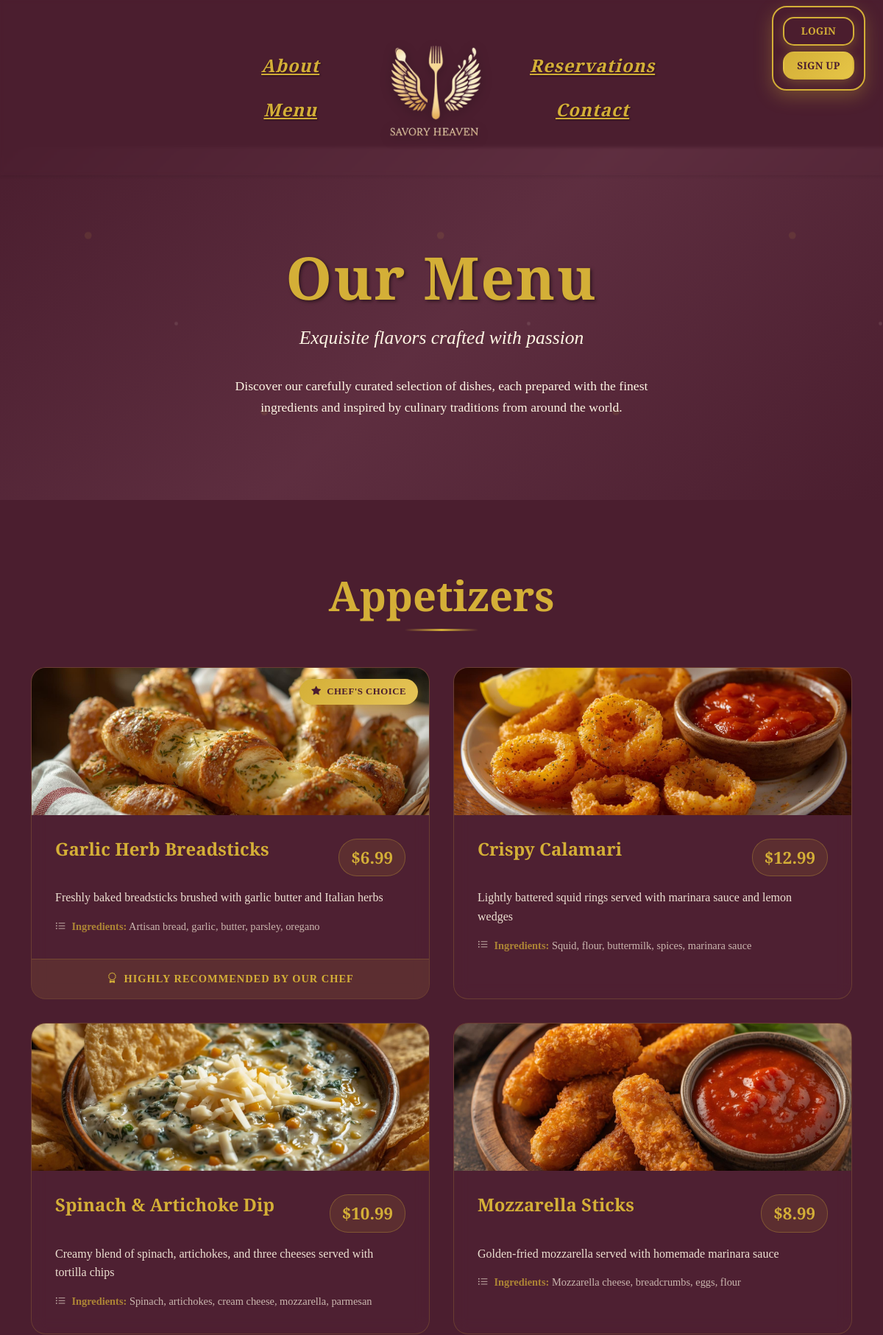
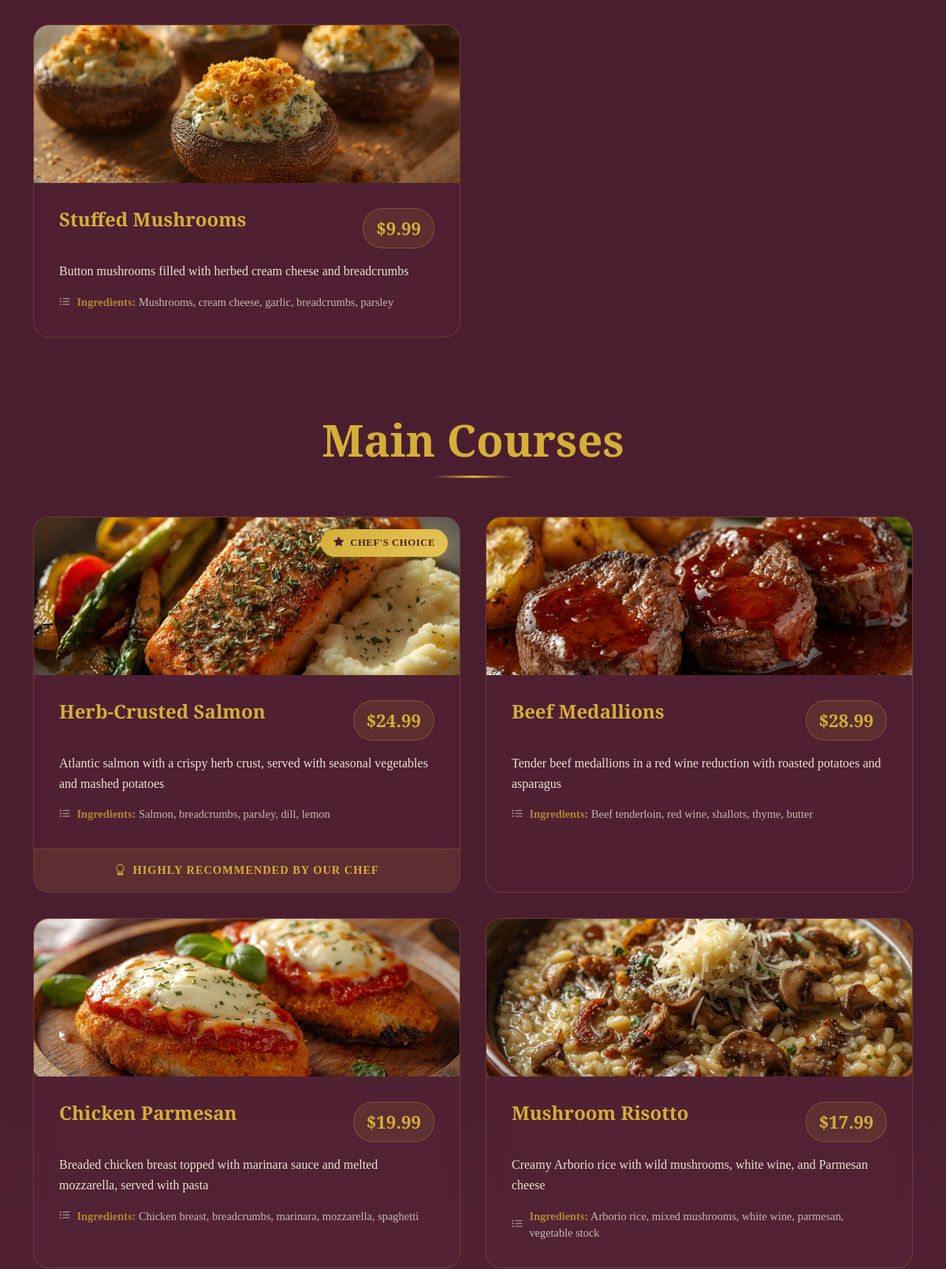
The app's page /menu/ (upper part) with its own data (2 pictures, top to bottom).
### reservations/models.py (models this page shows, shortened)
class MenuCategory(models.Model):
    name = models.CharField(max_length=100)
    description = models.TextField(blank=True)
    order = models.PositiveIntegerField(default=0)
    class Meta:
        verbose_name_plural = "Menu Categories"
        ordering = ['order', 'name']

class MenuItem(models.Model):
    name = models.CharField(max_length=200)
    description = models.TextField(blank=True)
    price = models.DecimalField(
        max_digits=6,
        decimal_places=2,
        validators=[MinValueValidator(Decimal('0.01'))]
    )
    category = models.ForeignKey(
        MenuCategory,
        related_name='menu_items',
        on_delete=models.CASCADE
    )
    is_available = models.BooleanField(default=True)
    is_featured = models.BooleanField(default=False)
    order = models.PositiveIntegerField(default=0)
    image = models.ImageField(
        upload_to='menu_images/',
        blank=True,
        null=True
    )
    ingredients = models.TextField(blank=True)
    calories = models.PositiveIntegerField(blank=True, null=True)
    class Meta:
        ordering = ['category__order', 'order', 'name']

### reservations/views.py (the view)
# urls.py: path('menu/', menu_view, name='menu'),
def menu_view(request):
    categories = MenuCategory.objects.prefetch_related('menu_items').all()
    for category in categories:
        category.available_items = (
            category.menu_items.filter(is_available=True)
        )
    context = {
        'categories': categories,
    }
    return render(request, 'reservations/menu.html', context)

### reservations/templates/reservations/menu.html (shortened to what this page needs)
{% extends 'base.html' %}
{% load static %}
{% block content %}
<link rel="stylesheet" href="{% static 'css/reservations/menu.css' %}">
<section class="menu-hero">
    <div class="container">
        <h1 class="menu-title fade-in">Our Menu</h1>
        <p class="menu-subtitle fade-in-delay">Exquisite flavors crafted with passion</p>
        <div class="menu-intro fade-in-delay-2">
            <p>Discover our carefully curated selection of dishes, each prepared with the finest ingredients and inspired by culinary traditions from around the world.</p>
        </div>
    </div>
</section>
<section class="menu-container">
    <div class="container">
        {% for category in categories %}
        <div class="menu-category" data-category="{{ forloop.counter }}">
            <div class="category-header">
                <h2 class="category-title">{{ category.name }}</h2>
            </div>
            {% if category.available_items %}
                <div class="menu-items-grid">
                    {% for item in category.available_items %}
                    <div class="menu-item">
                        {% if item.is_featured %}
                        <div class="featured-badge">
                            <i class="bi bi-star-fill me-1"></i>
                            Chef's Choice
                        </div>
                        {% endif %}
                        <div class="menu-item-image">
                            {% if item.image %}
                                <img src="{{ item.image.url }}" alt="{{ item.name }}" loading="lazy">
                            {% else %}
                                <div class="image-placeholder">
                                    <i class="bi bi-image"></i>
                                    <span>{{ item.name }}</span>
                                </div>
                            {% endif %}
                        </div>
                        <div class="menu-item-content">
                            <div class="item-header">
                                <h3 class="item-name">{{ item.name }}</h3>
                                <span class="item-price">${{ item.price }}</span>
                            </div>
                            <p class="item-description">{{ item.description }}</p>
                            <div class="item-details">
                                {% if item.ingredients %}
                                <div class="item-ingredients">
                                    <i class="bi bi-list-ul"></i>
                                    <span><strong>Ingredients:</strong> {{ item.ingredients }}</span>
                                </div>
                                {% endif %}
                            </div>
                        </div>
                        {% if item.is_featured %}
                        <div class="chef-recommendation">
                            <p class="recommendation-text">
                                <i class="bi bi-award"></i>
                                Highly Recommended by Our Chef
                            </p>
                        </div>
                        {% endif %}
                    </div>
                    {% endfor %}
                </div>
            {% endif %}
        </div>
        {% endfor %}
    </div>
</section>
{% endblock %}

### reservations/templates/base.html (shortened to what this page needs)
<!DOCTYPE html>
<html lang="en">
<head>
    {% load static %}
    <link href="https://cdn.jsdelivr.net/npm/bootstrap@5.3.0/dist/css/bootstrap.min.css" rel="stylesheet">
    <link rel="stylesheet" href="https://cdn.jsdelivr.net/npm/bootstrap-icons@1.10.0/font/bootstrap-icons.css">
    <link rel="stylesheet" href="{% static 'css/base.css' %}">
</head>
<body>
<nav class="navbar shadow-sm" aria-label="Main navigation">
    <div class="container">
        <div class="navbar-nav-left d-none d-md-flex">
            <ul class="navbar-nav">
                <li class="nav-item"><a class="nav-link" href="{% url 'about' %}" aria-label="About us">About</a></li>
                <li class="nav-item"><a class="nav-link" href="{% url 'menu' %}" aria-label="View our menu">Menu</a></li>
            </ul>
        </div>
        <div class="navbar-nav-center">
            <a class="navbar-brand" href="{% url 'home' %}" aria-label="Savory Heaven home">
                <img src="{% static 'images/logo.png' %}" alt="Savory Heaven Restaurant Logo" >
            </a>
        </div>
        <div class="navbar-nav-right d-none d-md-flex">
            <ul class="navbar-nav">
                <li class="nav-item"><a class="nav-link" href="{% url 'my_reservations' %}" aria-label="Make a reservation">Reservations</a></li>
                <li class="nav-item"><a class="nav-link" href="{% url 'contact' %}" aria-label="Contact us">Contact</a></li>
            </ul>
        </div>
    </div>
        <div class="auth-buttons d-none d-md-flex">
            {% if user.is_authenticated %}
                <form method="post" action="{% url 'account_logout' %}">
                    {% csrf_token %}
                    <button type="submit" class="btn-auth" aria-label="Logout">Logout</button>
                </form>
            {% else %}
                <a href="{% url 'account_login' %}" class="btn-auth btn-auth-outline" aria-label="Login">Login</a>
                <a href="{% url 'account_signup' %}" class="btn-auth" aria-label="Sign up">Sign Up</a>
            {% endif %}
        </div>
    </nav>
    <main class="page-container">
        {% block content %}{% endblock %}
    </main>
</body>
</html>

### reservations/static/css/base.css (style rules this page uses)
:root { --gold: #d4af37; --burgundy: #4b1e2f; --burgundy-light: #633244; --cream: #fef6e4; }
body { font-family: 'Cormorant Garamond', serif; background: linear-gradient(180deg, #4b1e2f 0%, #4b1e2f 40%, #633244 70%, #7a4355 100% ); min-height: 100vh; color: var(--cream); margin: 0; padding: 0; position: relative; }
.navbar { position: fixed; top: 0; left: 0; right: 0; z-index: 999; padding: 1.5rem 1rem; background: transparent; transition: all 0.4s ease; backdrop-filter: blur(2px); box-shadow: 0 2px 10px rgba(0, 0, 0, 0.1), 0 1px 8px rgba(212, 175, 55, 0.3), 0 0 15px rgba(212, 175, 55, 0.1); }
.navbar .container { max-width: 1400px; display: flex; align-items: center; justify-content: center; width: 100%; padding: 0 15px; position: relative; }
.navbar-nav-left { position: absolute; left: 50%; transform: translateX(-100%); margin-left: -200px; display: flex; align-items: center; justify-content: flex-end; }
.navbar-nav-left .navbar-nav { display: flex; align-items: center; margin: 0; padding: 0; list-style: none; gap: 2rem; }
.navbar-nav-center { display: flex; justify-content: center; align-items: center; z-index: 10; }
.navbar-nav-right { position: absolute; left: 50%; margin-left: 160px; display: flex; align-items: center; justify-content: flex-start; }
.navbar-nav-right .navbar-nav { display: flex; align-items: center; margin: 0; padding: 0; list-style: none; gap: 2rem; }
.navbar-brand { z-index: 1000; }
.navbar-brand img { height: 180px; max-width: 280px; object-fit: contain; aspect-ratio: 3 / 2; transition: all 0.4s ease; filter: drop-shadow(0 4px 8px rgba(0, 0, 0, 0.3)); }
.nav-link { color: var(--gold) !important; font-family: 'Playfair Display', serif; font-weight: 600; font-size: 1.4rem; padding: 0.75rem 0; transition: all 0.3s ease; text-transform: capitalize; letter-spacing: 1px; position: relative; font-style: italic; text-shadow: 1px 1px 2px rgba(0, 0, 0, 0.5); text-decoration: underline; }
.nav-link::after { content: ''; position: absolute; bottom: 0; left: 0; width: 0; height: 2px; background: var(--cream); transition: width 0.3s ease; }
.auth-buttons { position: absolute; right: 2rem; top: 50%; transform: translateY(-50%); display: flex; gap: 0.75rem; align-items: center; white-space: nowrap; transition: all 0.4s ease; z-index: 1001; }
.btn-auth { background: linear-gradient(135deg, var(--gold), #e6c547); color: var(--burgundy); border: 2px solid transparent; padding: 0.6rem 1.5rem; font-family: 'Playfair Display', serif; font-weight: 700; font-size: 1rem; text-transform: uppercase; letter-spacing: 0.5px; border-radius: 25px; transition: all 0.3s ease; text-decoration: none; display: inline-block; position: relative; overflow: hidden; box-shadow: 0 4px 15px rgba(212, 175, 55, 0.3); }
.btn-auth::before { content: ''; position: absolute; top: 0; left: -100%; width: 100%; height: 100%; background: linear-gradient(90deg, transparent, rgba(255,255,255,0.3), transparent); transition: left 0.5s; }
.btn-auth-outline { background: transparent; color: var(--gold); border: 2px solid var(--gold); }
main { padding-top: 200px; position: relative; z-index: 1; min-height: 60vh; }
@media (max-width: 1750px) { .navbar-nav-left .navbar-nav, .navbar-nav-right .navbar-nav { flex-direction: column; gap: 0.5rem; } }
@media (max-width: 1750px) { .navbar-nav-left { transform: translateX(-120%); margin-left: -150px; } }
@media (max-width: 1750px) { .navbar-nav-right { margin-left: 120px; } }
@media (max-width: 1750px) { .nav-link { font-size: 1.5rem; padding: 0.5rem 0; } }
@media (max-width: 1750px) { .auth-buttons { right: 1.5rem; top: 0.5rem; transform: none; gap: 0.5rem; flex-direction: column; background: rgba(75, 30, 47, 0.95); backdrop-filter: blur(15px); padding: 0.8rem; border-radius: 20px; border: 2px solid var(--gold); box-shadow: 0 8px 25px rgba(212, 175, 55, 0.3); } }
@media (max-width: 1750px) { .btn-auth { font-size: 0.85rem; padding: 0.45rem 1.1rem; letter-spacing: 0.2px; border-radius: 15px; width: 100%; text-align: center; min-width: 80px; } }

### records on screen
MenuCategory: name "Appetizers"
MenuItem: is_featured True (drawn), image (picture), name "Garlic Herb Breadsticks", price "6.99", description "Freshly baked breadsticks brushed with garlic butter and Italian herbs", ingredients "Artisan bread, garlic, butter, parsley, oregano"
MenuItem: image (picture), name "Crispy Calamari", price "12.99", description "Lightly battered squid rings served with marinara sauce and lemon wedges", ingredients "Squid, flour, buttermilk, spices, marinara sauce"
MenuItem: image (picture), name "Spinach & Artichoke Dip", price "10.99", description "Creamy blend of spinach, artichokes, and three cheeses served with tortilla chips", ingredients "Spinach, artichokes, cream cheese, mozzarella, parmesan"
MenuItem: image (picture), name "Mozzarella Sticks", price "8.99", description "Golden-fried mozzarella served with homemade marinara sauce", ingredients "Mozzarella cheese, breadcrumbs, eggs, flour"
MenuItem: image (picture), name "Stuffed Mushrooms", price "9.99", description "Button mushrooms filled with herbed cream cheese and breadcrumbs", ingredients "Mushrooms, cream cheese, garlic, breadcrumbs, parsley"
MenuCategory: name "Main Courses"
MenuItem: is_featured True (drawn), image (picture), name "Herb-Crusted Salmon", price "24.99", description "Atlantic salmon with a crispy herb crust, served with seasonal vegetables and mashed potatoes", ingredients "Salmon, breadcrumbs, parsley, dill, lemon"
MenuItem: image (picture), name "Beef Medallions", price "28.99", description "Tender beef medallions in a red wine reduction with roasted potatoes and asparagus", ingredients "Beef tenderloin, red wine, shallots, thyme, butter"
MenuItem: image (picture), name "Chicken Parmesan", price "19.99", description "Breaded chicken breast topped with marinara sauce and melted mozzarella, served with pasta", ingredients "Chicken breast, breadcrumbs, marinara, mozzarella, spaghetti"
MenuItem: image (picture), name "Mushroom Risotto", price "17.99", description "Creamy Arborio rice with wild mushrooms, white wine, and Parmesan cheese", ingredients "Arborio rice, mixed mushrooms, white wine, parmesan, vegetable stock"
